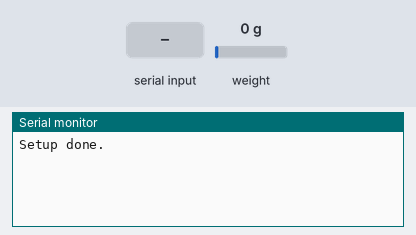
Simulated run of this sketch. Board: Arduino Uno, built with avr-gcc and run on an emulated ATmega328P. On the bench: the last lines printed to the serial monitor. Inputs (shaded band) come from the test bench; at power-on: weight on the scale 0 g.

Above: at 1.2 s.
1.3 s: "1" received over Serial
At 1.51 s:
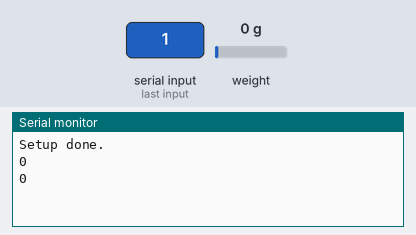
3.3 s: weight on the scale set to 100 g
At 3.31 s:
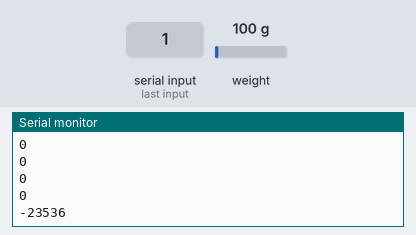
4.8 s: weight on the scale set to 1250 g
At 4.82 s:
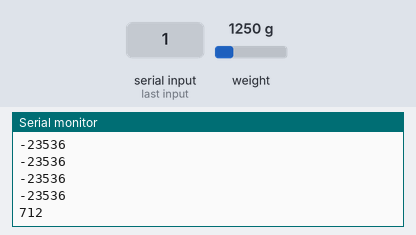
Timing chart, 0 to 7.8 s (numbered marks = the images above; inputs shaded):
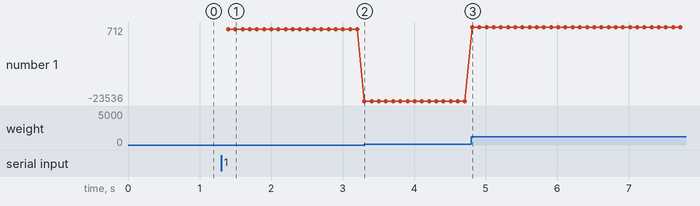

The sketch:

Hello_World.ino
```cpp
#include "HX711.h"

#define calibration_factor 0.0 //-7050.0 //This value is obtained using the SparkFun_HX711_Calibration sketch
#define offset_factor 0.0

#define DOUT  5
#define CLK  4

HX711 scale;

void setup() {
    Serial.begin(115200);               //initial the Serial

    scale.begin(DOUT, CLK);
    scale.set_scale(calibration_factor); //This value is obtained by using the SparkFun_HX711_Calibration sketch
    scale.set_offset(offset_factor);
    //scale.tare(); //Assuming there is no weight on the scale at start up, reset the scale to 0

    Serial.println("Setup done.");

    long int t1 = 0;
    long int t2 = 0;
    int idx = 0;
    int data = 0;

}

void loop()
{
    if(Serial.available())
    {
        int data = scale.read();
        Serial.println(data); //send over serial
    }
}
```

Measured:
- after the input at 1.3 s, the serial monitor: prints a new line after 0.10 s (image 1)
- after the input at 3.3 s, the serial monitor: prints a new line at once (image 2)
- after the input at 4.8 s, the serial monitor: prints a new line at once (image 3)
- plotted number 1: 0 → -23536 after the input at 3.3 s, -23536 → 712 after the input at 4.8 s
